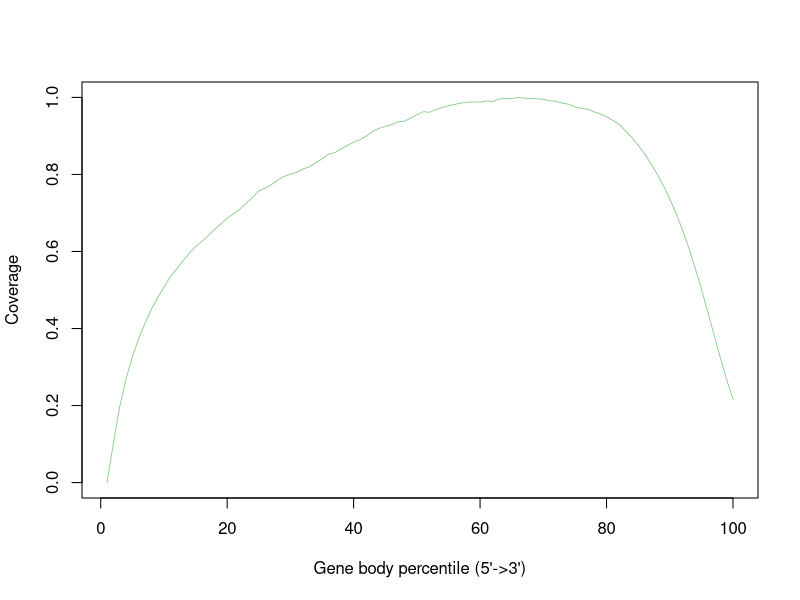

Source code (R):
SRR11647710.sorted <- c(0.0,0.10218690177967622,0.19695661196891717,0.26842232256115867,0.3264992204969183,0.3741177089754167,0.41307467351739646,0.4494186344875689,0.4795005707689254,0.5076127946803928,0.5340190283566557,0.554565346764728,0.5751098829122996,0.5952059184467998,0.6125281800284397,0.6260862550130664,0.6413506871688829,0.657254950844469,0.6714809541614656,0.6865106521254478,0.69761859069638,0.7099059139439711,0.7245961961214132,0.7398683863523507,0.7571566801456233,0.7644561901235825,0.7734490572549614,0.7854840858028431,0.7949967439673234,0.8005795177276472,0.8054729760295922,0.8142219879889271,0.8197614108835415,0.8299983482638712,0.8403321567443595,0.8522509190042804,0.8565186466121822,0.8666353862475643,0.8752070632870744,0.8836205909168562,0.8904891607896189,0.8994261488123566,0.9113674514256694,0.9196529183965296,0.9249151997832771,0.929512226228406,0.9367324256140818,0.9380685967953803,0.9459205026897194,0.9547376599034948,0.9626917836794946,0.9614196690373702,0.9686233038842743,0.9733730281187764,0.9784284624485837,0.9817770678323628,0.9856746094503734,0.9876512936039861,0.988346689715838,0.9879031165288569,0.9905219910764314,0.9893774653183901,0.9958316072053018,0.9971077057238397,0.9967203261620587,1.0,0.9978306220346003,0.9975311498510476,0.9962970392931303,0.9952659491740192,0.9911962621594067,0.9900900025827052,0.9850477779483738,0.9824041614314949,0.976002124454517,0.971394561704663,0.9695604059716839,0.962879287968059,0.9572588770595134,0.949702826408299,0.9405175799816919,0.929845246844914,0.9128794897828509,0.8958075309627137,0.8756677252070921,0.8544287364973454,0.8280484504371963,0.8011862725893001,0.7704902427265818,0.7363676597928898,0.6993984399035126,0.6564856957606889,0.6099776604130116,0.5575752178145115,0.5031137925628052,0.4442757121349452,0.38372823420915886,0.3242261569059161,0.2678651564769679,0.21662936063448893)


pdf("outputs/mapping_outputs/SRR11647710/gene_body_coverage.geneBodyCoverage.curves.pdf")
x=1:100
icolor = colorRampPalette(c("#7fc97f","#beaed4","#fdc086","#ffff99","#386cb0","#f0027f"))(1)
plot(x,SRR11647710.sorted,type='l',xlab="Gene body percentile (5'->3')", ylab="Coverage",lwd=0.8,col=icolor[1])
dev.off()
